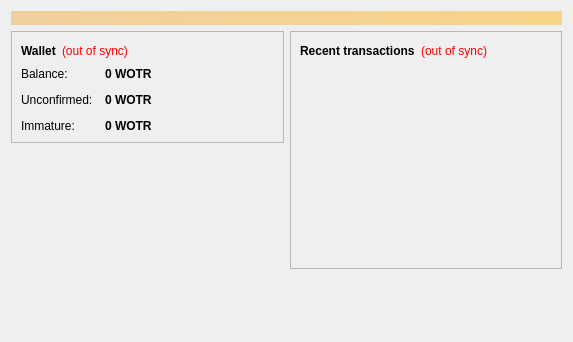
<?xml version="1.0" encoding="UTF-8"?>
<ui version="4.0">
 <class>OverviewPage</class>
 <widget class="QWidget" name="OverviewPage">
  <property name="geometry">
   <rect>
    <x>0</x>
    <y>0</y>
    <width>573</width>
    <height>342</height>
   </rect>
  </property>
  <property name="windowTitle">
   <string>Form</string>
  </property>
  <layout class="QVBoxLayout" name="topLayout">
   <item>
    <widget class="QLabel" name="labelAlerts">
     <property name="visible">
      <bool>false</bool>
     </property>
     <property name="styleSheet">
      <string notr="true">background-color: qlineargradient(x1: 0, y1: 0, x2: 1, y2: 0, stop:0 #F0D0A0, stop:1 #F8D488); color:#000000;</string>
     </property>
     <property name="wordWrap">
      <bool>true</bool>
     </property>
     <property name="margin">
      <number>3</number>
     </property>
    </widget>
   </item>
   <item>
    <layout class="QHBoxLayout" name="horizontalLayout" stretch="1,1">
     <item>
      <layout class="QVBoxLayout" name="verticalLayout_2">
       <item>
        <widget class="QFrame" name="frame">
         <property name="frameShape">
          <enum>QFrame::StyledPanel</enum>
         </property>
         <property name="frameShadow">
          <enum>QFrame::Raised</enum>
         </property>
         <layout class="QVBoxLayout" name="verticalLayout_4">
          <item>
           <layout class="QHBoxLayout" name="horizontalLayout_4">
            <item>
             <widget class="QLabel" name="label_5">
              <property name="font">
               <font>
                <weight>75</weight>
                <bold>true</bold>
               </font>
              </property>
              <property name="text">
               <string>Wallet</string>
              </property>
             </widget>
            </item>
            <item>
             <widget class="QLabel" name="labelWalletStatus">
              <property name="toolTip">
               <string>The displayed information may be out of date. Your wallet automatically synchronizes with the Worldtrade network after a connection is established, but this process has not completed yet.</string>
              </property>
              <property name="styleSheet">
               <string notr="true">QLabel { color: red; }</string>
              </property>
              <property name="text">
               <string notr="true">(out of sync)</string>
              </property>
              <property name="alignment">
               <set>Qt::AlignLeading|Qt::AlignLeft|Qt::AlignVCenter</set>
              </property>
             </widget>
            </item>
            <item>
             <spacer name="horizontalSpacer_2">
              <property name="orientation">
               <enum>Qt::Horizontal</enum>
              </property>
              <property name="sizeHint" stdset="0">
               <size>
                <width>40</width>
                <height>20</height>
               </size>
              </property>
             </spacer>
            </item>
           </layout>
          </item>
          <item>
           <layout class="QFormLayout" name="formLayout_2">
            <property name="fieldGrowthPolicy">
             <enum>QFormLayout::AllNonFixedFieldsGrow</enum>
            </property>
            <property name="horizontalSpacing">
             <number>12</number>
            </property>
            <property name="verticalSpacing">
             <number>12</number>
            </property>
            <item row="0" column="0">
             <widget class="QLabel" name="label">
              <property name="text">
               <string>Balance:</string>
              </property>
             </widget>
            </item>
            <item row="0" column="1">
             <widget class="QLabel" name="labelBalance">
              <property name="font">
               <font>
                <weight>75</weight>
                <bold>true</bold>
               </font>
              </property>
              <property name="cursor">
               <cursorShape>IBeamCursor</cursorShape>
              </property>
              <property name="toolTip">
               <string>Your current balance</string>
              </property>
              <property name="text">
               <string notr="true">0 WOTR</string>
              </property>
              <property name="textInteractionFlags">
               <set>Qt::LinksAccessibleByMouse|Qt::TextSelectableByKeyboard|Qt::TextSelectableByMouse</set>
              </property>
             </widget>
            </item>
            <item row="1" column="0">
             <widget class="QLabel" name="label_3">
              <property name="text">
               <string>Unconfirmed:</string>
              </property>
             </widget>
            </item>
            <item row="1" column="1">
             <widget class="QLabel" name="labelUnconfirmed">
              <property name="font">
               <font>
                <weight>75</weight>
                <bold>true</bold>
               </font>
              </property>
              <property name="cursor">
               <cursorShape>IBeamCursor</cursorShape>
              </property>
              <property name="toolTip">
               <string>Total of transactions that have yet to be confirmed, and do not yet count toward the current balance</string>
              </property>
              <property name="text">
               <string notr="true">0 WOTR</string>
              </property>
              <property name="textInteractionFlags">
               <set>Qt::LinksAccessibleByMouse|Qt::TextSelectableByKeyboard|Qt::TextSelectableByMouse</set>
              </property>
             </widget>
            </item>
            <item row="2" column="0">
             <widget class="QLabel" name="labelImmatureText">
              <property name="text">
               <string>Immature:</string>
              </property>
             </widget>
            </item>
            <item row="2" column="1">
             <widget class="QLabel" name="labelImmature">
              <property name="font">
               <font>
                <weight>75</weight>
                <bold>true</bold>
               </font>
              </property>
              <property name="toolTip">
               <string>Mined balance that has not yet matured</string>
              </property>
              <property name="text">
               <string notr="true">0 WOTR</string>
              </property>
              <property name="textInteractionFlags">
               <set>Qt::LinksAccessibleByMouse|Qt::TextSelectableByKeyboard|Qt::TextSelectableByMouse</set>
              </property>
             </widget>
            </item>
           </layout>
          </item>
         </layout>
        </widget>
       </item>
       <item>
        <spacer name="verticalSpacer">
         <property name="orientation">
          <enum>Qt::Vertical</enum>
         </property>
         <property name="sizeHint" stdset="0">
          <size>
           <width>20</width>
           <height>40</height>
          </size>
         </property>
        </spacer>
       </item>
      </layout>
     </item>
     <item>
      <layout class="QVBoxLayout" name="verticalLayout_3">
       <item>
        <widget class="QFrame" name="frame_2">
         <property name="frameShape">
          <enum>QFrame::StyledPanel</enum>
         </property>
         <property name="frameShadow">
          <enum>QFrame::Raised</enum>
         </property>
         <layout class="QVBoxLayout" name="verticalLayout">
          <item>
           <layout class="QHBoxLayout" name="horizontalLayout_2">
            <item>
             <widget class="QLabel" name="label_4">
              <property name="text">
               <string>&lt;b&gt;Recent transactions&lt;/b&gt;</string>
              </property>
             </widget>
            </item>
            <item>
             <widget class="QLabel" name="labelTransactionsStatus">
              <property name="toolTip">
               <string>The displayed information may be out of date. Your wallet automatically synchronizes with the Worldtrade network after a connection is established, but this process has not completed yet.</string>
              </property>
              <property name="styleSheet">
               <string notr="true">QLabel { color: red; }</string>
              </property>
              <property name="text">
               <string notr="true">(out of sync)</string>
              </property>
              <property name="alignment">
               <set>Qt::AlignRight|Qt::AlignTrailing|Qt::AlignVCenter</set>
              </property>
             </widget>
            </item>
            <item>
             <spacer name="horizontalSpacer">
              <property name="orientation">
               <enum>Qt::Horizontal</enum>
              </property>
              <property name="sizeHint" stdset="0">
               <size>
                <width>40</width>
                <height>20</height>
               </size>
              </property>
             </spacer>
            </item>
           </layout>
          </item>
          <item>
           <widget class="QListView" name="listTransactions">
            <property name="styleSheet">
             <string notr="true">QListView { background: transparent; }</string>
            </property>
            <property name="frameShape">
             <enum>QFrame::NoFrame</enum>
            </property>
            <property name="verticalScrollBarPolicy">
             <enum>Qt::ScrollBarAlwaysOff</enum>
            </property>
            <property name="horizontalScrollBarPolicy">
             <enum>Qt::ScrollBarAlwaysOff</enum>
            </property>
            <property name="selectionMode">
             <enum>QAbstractItemView::NoSelection</enum>
            </property>
           </widget>
          </item>
         </layout>
        </widget>
       </item>
       <item>
        <spacer name="verticalSpacer_2">
         <property name="orientation">
          <enum>Qt::Vertical</enum>
         </property>
         <property name="sizeHint" stdset="0">
          <size>
           <width>20</width>
           <height>40</height>
          </size>
         </property>
        </spacer>
       </item>
      </layout>
     </item>
    </layout>
   </item>
  </layout>
 </widget>
 <resources/>
 <connections/>
</ui>
